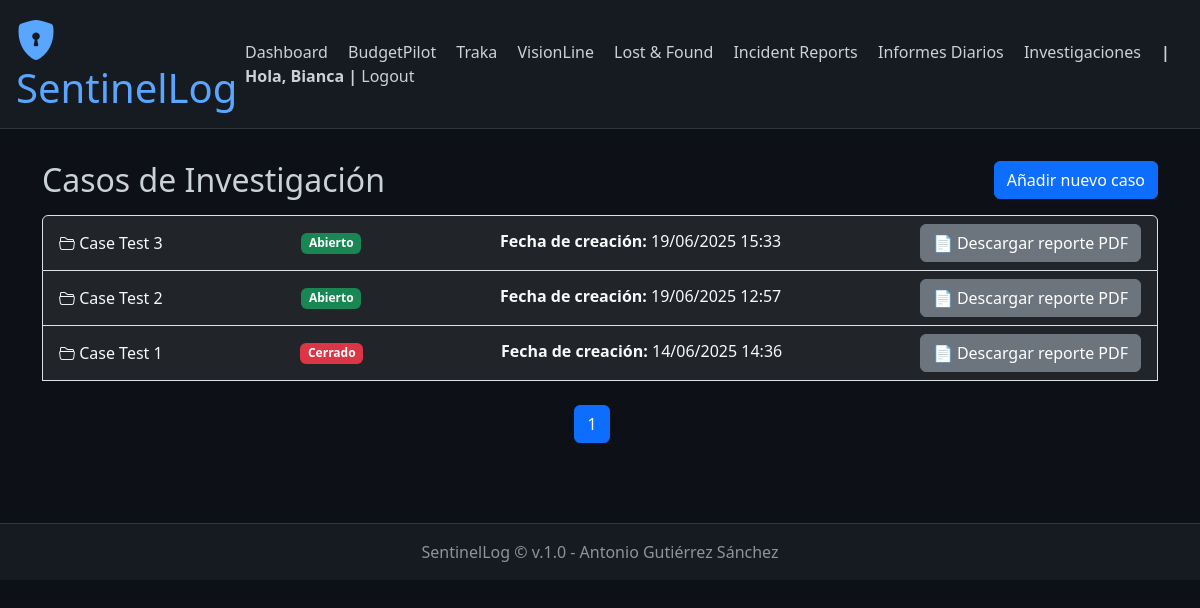
The page /investigations/ (signed in) on the database as committed earlier.
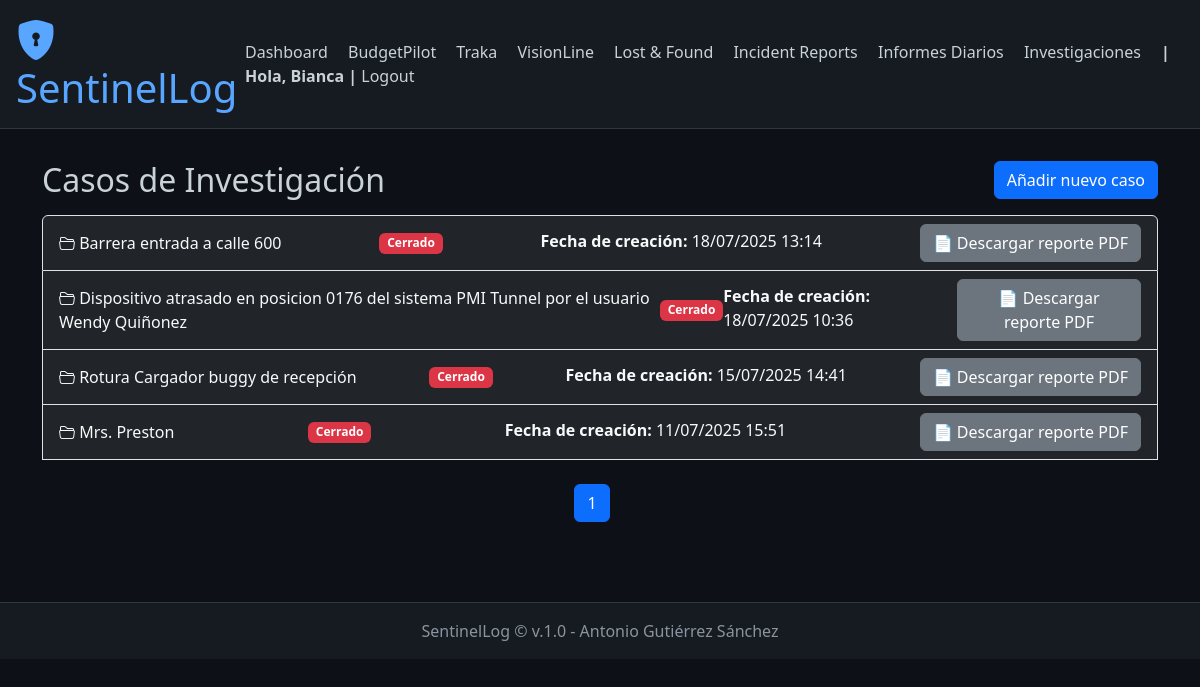
The same page on the database as committed later.
### investigations/models.py (models this page shows, shortened)
class InvestigationCase(models.Model):
    title = models.CharField(max_length=200)
    description = models.TextField()
    created_by = models.ForeignKey(User, on_delete=models.SET_NULL, null=True)
    created_at = models.DateTimeField(auto_now_add=True)
    is_closed = models.BooleanField(default=False)
    conclusiones = models.TextField(blank=True, null=True)
    pdf_last_saved = models.DateTimeField(blank=True, null=True)
    history = HistoricalRecords()

### investigations/views.py (the view)
# urls.py: path('', views.index, name='daily_activity_index'),
def index(request):
    cases = InvestigationCase.objects.all().order_by('-created_at')
    paginator = Paginator(cases, 10)  # 10 por página
    page_number = request.GET.get('page')
    page_obj = paginator.get_page(page_number)
    return render(request, 'investigations/index.html', {'page_obj': page_obj})

### investigations/templates/investigations/index.html (shortened to what this page needs)
{% extends 'base.html' %}
{% block content %}
<div class="d-flex justify-content-between align-items-center mb-3">
    <h2 class="mb-0">Casos de Investigación</h2>
    <a href="{% url 'add_case' %}" class="btn btn-primary">
        Añadir nuevo caso
    </a>
</div>
<div class="list-group">
    {% for case in page_obj %}
        <a href="{% url 'case_detail' case.id %}" class="list-group-item list-group-item-action d-flex justify-content-between align-items-center bg-dark text-light">
            <span>
                <i class="bi bi-folder2-open"></i> {{ case.title }}
            </span>
            {% if case.is_closed %}
                <span class="badge bg-danger">Cerrado</span>
            {% else %}
                <span class="badge bg-success">Abierto</span>
            {% endif %}
            <p class="mb-1"><strong>Fecha de creación:</strong> {{ case.created_at|date:"d/m/Y H:i" }}</p>
            <form action="{% url 'generate_pdf_report' case.id %}" method="get" target="_blank">
                    <button type="submit" class="btn btn-secondary">
                        📄 Descargar reporte PDF
                    </button>
                </form>
        </a>
    {% empty %}
        <div class="alert alert-info mb-0">
            No hay casos registrados.
        </div>
    {% endfor %}
    <br>
    <nav>
    <ul class="pagination justify-content-center">
        {% for num in page_obj.paginator.page_range %}
            {% if num <= 2 or num > page_obj.paginator.num_pages|add:'-2' or num >= page_obj.number|add:'-1' and num <= page_obj.number|add:'1' %}
                <li class="page-item {% if page_obj.number == num %}active{% endif %}">
                <a class="page-link" href="?page={{ num }}">{{ num }}</a>
                </li>
            {% elif num == 3 or num == page_obj.paginator.num_pages|add:'-2' %}
                <li class="page-item disabled"><span class="page-link">…</span></li>
            {% endif %}
            {% endfor %}
    </ul>
    </nav>
</div>
{% endblock %}

Rows that differ between the two databases and show on the page:
removed InvestigationCase: title "Case Test 3", is_closed "Abierto", created_at "19/06/2025 15:33"
removed InvestigationCase: title "Case Test 2", is_closed "Abierto", created_at "19/06/2025 12:57"
removed InvestigationCase: title "Case Test 1", is_closed "Cerrado", created_at "14/06/2025 14:36"
added InvestigationCase: title "Barrera entrada a calle 600", is_closed "Cerrado", created_at "18/07/2025 13:14"
added InvestigationCase: title "Dispositivo atrasado en posicion 0176 del sistema PMI Tunnel por el usuario Wendy Quiñonez", is_closed "Cerrado", created_at "18/07/2025 10:36"
added InvestigationCase: title "Rotura Cargador buggy de recepción", is_closed "Cerrado", created_at "15/07/2025 14:41"
added InvestigationCase: title "Mrs. Preston", is_closed "Cerrado", created_at "11/07/2025 15:51"
